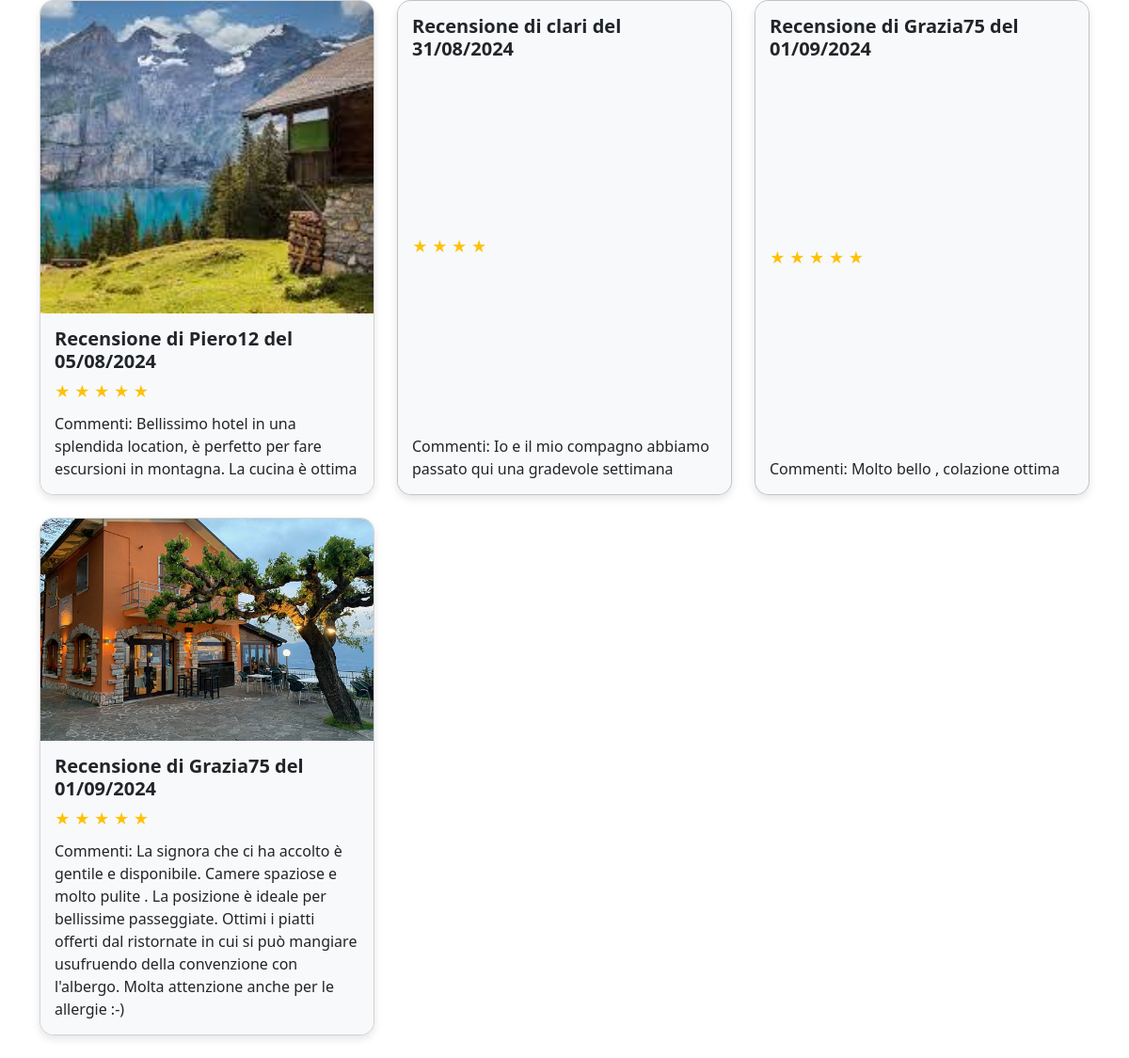
Page /core/recensioni (lower part) on the earlier database version.
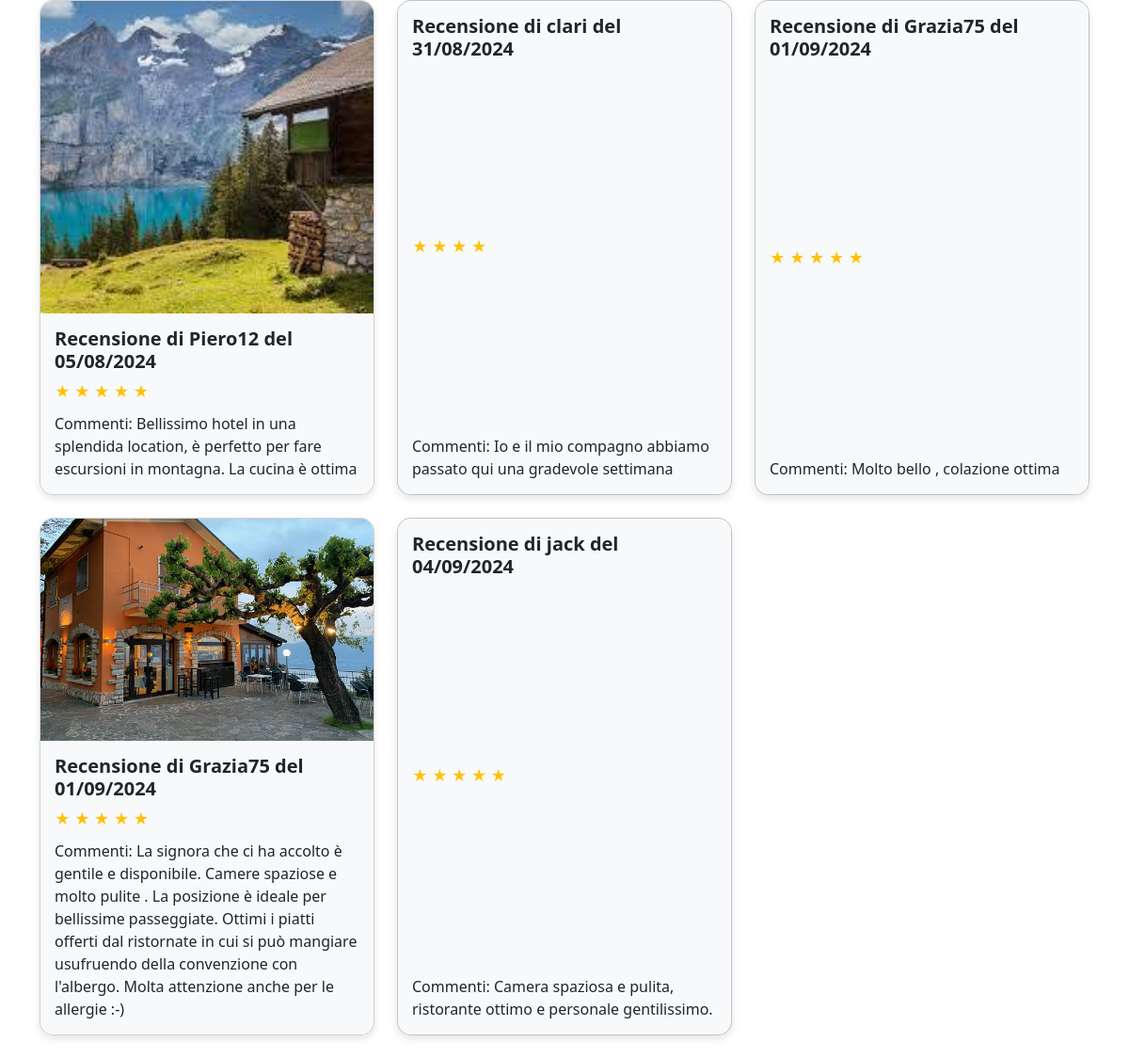
Same page on the later database version.
### core/models.py (models this page shows, shortened)
class Recensione(models.Model):
    CATEGORIE = [
        ('ristorante', 'Ristorante'),
        ('albergo', 'Albergo'),
    ]
    user = models.ForeignKey(User, on_delete=models.CASCADE)
    voto = models.IntegerField(choices=[(i, str(i)) for i in range(1, 6)])
    commento = models.TextField()
    immagine = models.ImageField(upload_to='review_images/', null=True, blank=True)
    categoria = models.CharField(max_length=20, choices=CATEGORIE)
    data = models.DateField(default=timezone.now)
    created_at = models.DateTimeField(auto_now_add=True)
    class Meta:
        verbose_name = "Recensione"
        verbose_name_plural = "Recensioni"

### core/views.py (the view)
# urls.py: path('recensioni', views.recensione, name='recensioni'),
def recensione(request):
    ordine = request.GET.get('ordine', 'data')
    recensioni_ristorante = Recensione.objects.filter(categoria='ristorante').order_by(ordine)
    recensioni_albergo = Recensione.objects.filter(categoria='albergo').order_by(ordine)
    context = {
        'recensioni': {
            'ristorante': recensioni_ristorante,
            'albergo': recensioni_albergo,
        },
        'ordine_corrente': ordine,
    }
    return render(request, 'core/recensioni.html', context)

### core/templates/core/recensioni.html (shortened to what this page needs)
<!doctype html>
<html lang="it">
  <head>
    <link href="https://cdn.jsdelivr.net/npm/bootstrap@5.3.3/dist/css/bootstrap.min.css" rel="stylesheet">
  </head>
  <body>
    <div class="container">
      {% for category, items in recensioni.items %}
        <div class="row">
          {% for recensione in items %}
            <div class="col-md-4 mb-4 d-flex align-items-stretch">
              <div class="card {% if not recensione.immagine %}no-image{% endif %}" style="width: 100%;">
                {% if recensione.immagine %}
                  <img src="{{ recensione.immagine.url }}" class="card-img-top" alt="Immagine">
                {% endif %}
                <div class="card-body">
                  <h5 class="card-title">Recensione di {{ recensione.user }} del {{ recensione.data|date:"d/m/Y" }}</h5>
                  <div class="stars">
                    {% for i in "12345" %}
                      {% if forloop.counter <= recensione.voto %}
                        <span>&#9733;</span>
                      {% endif %}
                    {% endfor %}
                  </div>
                  <p class="card-text">Commenti: {{ recensione.commento }}</p>
                </div>
              </div>
            </div>
          {% endfor %}
        </div>
      {% endfor %}
    </div>
  </body>
</html>

Differences in the rows shown:
added Recensione: user "jack", data "04/09/2024", voto 5 (drawn), commento "Camera spaziosa e pulita, ristorante ottimo e personale gentilissimo."
